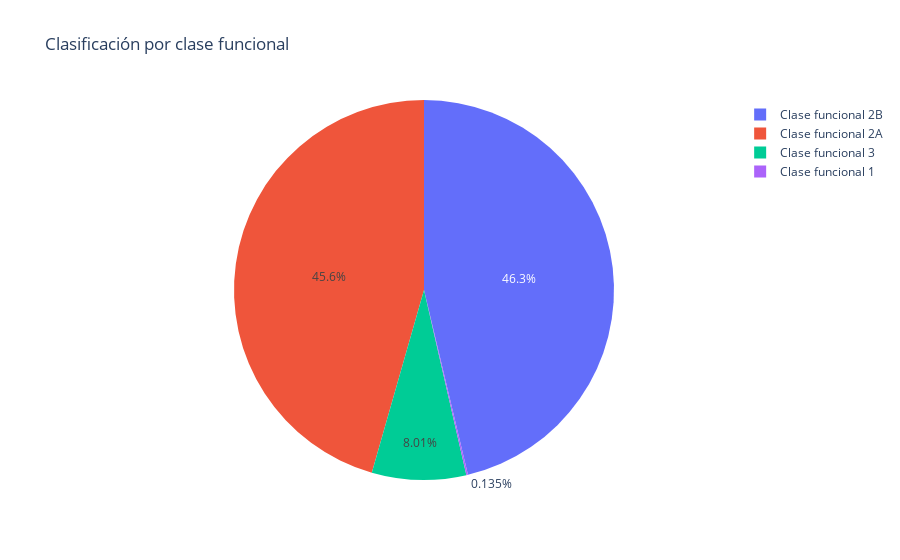

Notebook code for this chart:
### Code cell
# Clasificación por clase funcional
attrition_counts = df_final['Clase Funcional'].value_counts()

fig = px.pie(values = attrition_counts, names = attrition_counts.index, title = 'Clasificación por clase funcional')
fig.show()

### Figure 1 — Plotly figure (JSON) as saved in the notebook; plotly's stock layout.template omitted (floating-point values rounded to 4 significant figures)
{"data": [{"domain": {"x": [0, 1], "y": [0, 1]}, "hovertemplate": "label=%{label}<br>value=%{value}<extra></extra>", "labels": ["Clase funcional 2B", "Clase funcional 2A", "Clase funcional 3", "Clase funcional 1"], "legendgroup": "", "name": "", "showlegend": true, "type": "pie", "values": [14041, 13825, 2431, 41]}], "layout": {"legend": {"tracegroupgap": 0}, "title": {"text": "Clasificación por clase funcional"}}}
